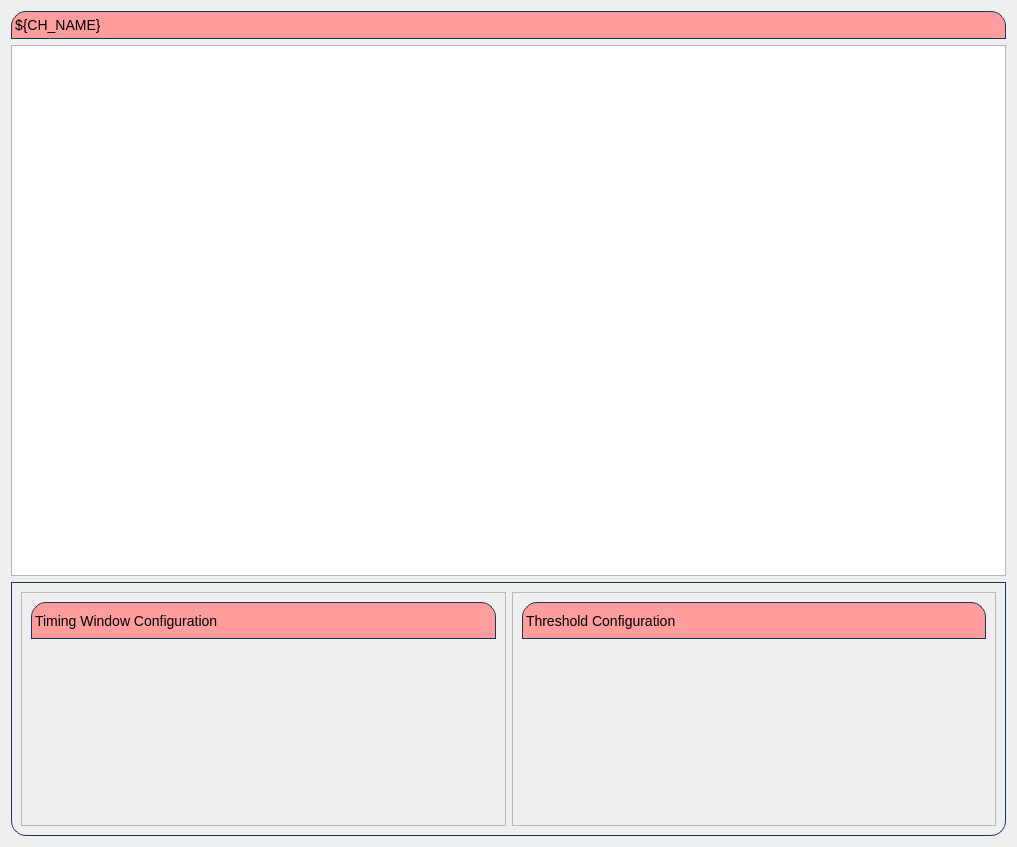
<?xml version="1.0" encoding="UTF-8"?>
<ui version="4.0">
 <class>Form</class>
 <widget class="QWidget" name="Form">
  <property name="geometry">
   <rect>
    <x>0</x>
    <y>0</y>
    <width>1017</width>
    <height>847</height>
   </rect>
  </property>
  <property name="windowTitle">
   <string>Form</string>
  </property>
  <layout class="QVBoxLayout" name="verticalLayout">
   <item>
    <layout class="QVBoxLayout" name="verticalLayout_2">
     <item>
      <widget class="QLabel" name="label">
       <property name="styleSheet">
        <string notr="true">QLabel {
    qproperty-alignment: AlignCenter;
    border: 1px solid #FF17365D;
    border-top-left-radius: 15px;
    border-top-right-radius: 15px;
    background-color: #FF9C9C;
    padding: 5px 0px;
    color: rgb(0, 0, 0);
    max-height: 25px;
    font-size: 14px;
}</string>
       </property>
       <property name="text">
        <string>${CH_NAME}</string>
       </property>
      </widget>
     </item>
     <item>
      <widget class="PyDMWaveformPlot" name="waveform">
       <property name="font">
        <font>
         <pointsize>12</pointsize>
        </font>
       </property>
       <property name="toolTip">
        <string/>
       </property>
       <property name="showXGrid">
        <bool>true</bool>
       </property>
       <property name="showYGrid">
        <bool>true</bool>
       </property>
       <property name="xLabels">
        <stringlist>
         <string>Time (us)</string>
        </stringlist>
       </property>
       <property name="yLabels">
        <stringlist>
         <string>Amplitud (mv)</string>
        </stringlist>
       </property>
       <property name="curves">
        <stringlist>
         <string>{&quot;y_channel&quot;: &quot;ca://${P}:BAY${BAY}_ADC${CH}_WF-BUF&quot;, &quot;x_channel&quot;: null, &quot;name&quot;: &quot;&quot;, &quot;color&quot;: &quot;white&quot;, &quot;lineStyle&quot;: 1, &quot;lineWidth&quot;: 1, &quot;symbol&quot;: null, &quot;symbolSize&quot;: 10, &quot;redraw_mode&quot;: 2}</string>
        </stringlist>
       </property>
      </widget>
     </item>
     <item>
      <widget class="QFrame" name="frame">
       <property name="minimumSize">
        <size>
         <width>350</width>
         <height>254</height>
        </size>
       </property>
       <property name="styleSheet">
        <string notr="true">QFrame#frame{
    border: 1px solid #FF17365D;
    border-bottom-left-radius: 15px;
    border-bottom-right-radius: 15px;
}</string>
       </property>
       <property name="frameShape">
        <enum>QFrame::StyledPanel</enum>
       </property>
       <property name="frameShadow">
        <enum>QFrame::Raised</enum>
       </property>
       <layout class="QHBoxLayout" name="horizontalLayout">
        <item>
         <widget class="QFrame" name="frame_2">
          <property name="frameShape">
           <enum>QFrame::StyledPanel</enum>
          </property>
          <property name="frameShadow">
           <enum>QFrame::Raised</enum>
          </property>
          <layout class="QVBoxLayout" name="verticalLayout_3">
           <item>
            <widget class="QLabel" name="label_2">
             <property name="styleSheet">
              <string notr="true">QLabel {
    qproperty-alignment: AlignCenter;
    border: 1px solid #FF17365D;
    border-top-left-radius: 15px;
    border-top-right-radius: 15px;
    background-color: #FF9C9C;
    padding: 5px 0px;
    color: rgb(0, 0, 0);
    max-height: 25px;
    font-size: 14px;
}</string>
             </property>
             <property name="text">
              <string>Timing Window Configuration</string>
             </property>
            </widget>
           </item>
           <item>
            <widget class="PyDMEmbeddedDisplay" name="PyDMEmbeddedDisplay">
             <property name="toolTip">
              <string/>
             </property>
             <property name="macros" stdset="0">
              <string>{&quot;INST&quot;:&quot;${INST}&quot;,&quot;LOCA&quot;:&quot;${LOCA}&quot;,&quot;IOC_UNIT&quot;:&quot;${IOC_UNIT}&quot;,&quot;P&quot;:&quot;${P}&quot;,&quot;BAY&quot;:&quot;${BAY}&quot;,&quot;CH&quot;:&quot;${CH}&quot;,&quot;CH_NUM&quot;:&quot;${CH_NUM}&quot;}</string>
             </property>
             <property name="filename" stdset="0">
              <string>inline_timing.ui</string>
             </property>
            </widget>
           </item>
          </layout>
         </widget>
        </item>
        <item>
         <widget class="QFrame" name="frame_3">
          <property name="frameShape">
           <enum>QFrame::StyledPanel</enum>
          </property>
          <property name="frameShadow">
           <enum>QFrame::Raised</enum>
          </property>
          <layout class="QVBoxLayout" name="verticalLayout_4">
           <item>
            <widget class="QLabel" name="label_3">
             <property name="styleSheet">
              <string notr="true">QLabel {
    qproperty-alignment: AlignCenter;
    border: 1px solid #FF17365D;
    border-top-left-radius: 15px;
    border-top-right-radius: 15px;
    background-color: #FF9C9C;
    padding: 5px 0px;
    color: rgb(0, 0, 0);
    max-height: 25px;
    font-size: 14px;
}</string>
             </property>
             <property name="text">
              <string>Threshold Configuration</string>
             </property>
            </widget>
           </item>
           <item>
            <widget class="PyDMEmbeddedDisplay" name="PyDMEmbeddedDisplay_2">
             <property name="toolTip">
              <string/>
             </property>
             <property name="filename" stdset="0">
              <string>inline_threshold.ui</string>
             </property>
            </widget>
           </item>
          </layout>
         </widget>
        </item>
       </layout>
      </widget>
     </item>
    </layout>
   </item>
  </layout>
 </widget>
 <customwidgets>
  <customwidget>
   <class>PyDMEmbeddedDisplay</class>
   <extends>QFrame</extends>
   <header>pydm.widgets.embedded_display</header>
  </customwidget>
  <customwidget>
   <class>PyDMWaveformPlot</class>
   <extends>QGraphicsView</extends>
   <header>pydm.widgets.waveformplot</header>
  </customwidget>
 </customwidgets>
 <resources/>
 <connections/>
</ui>
